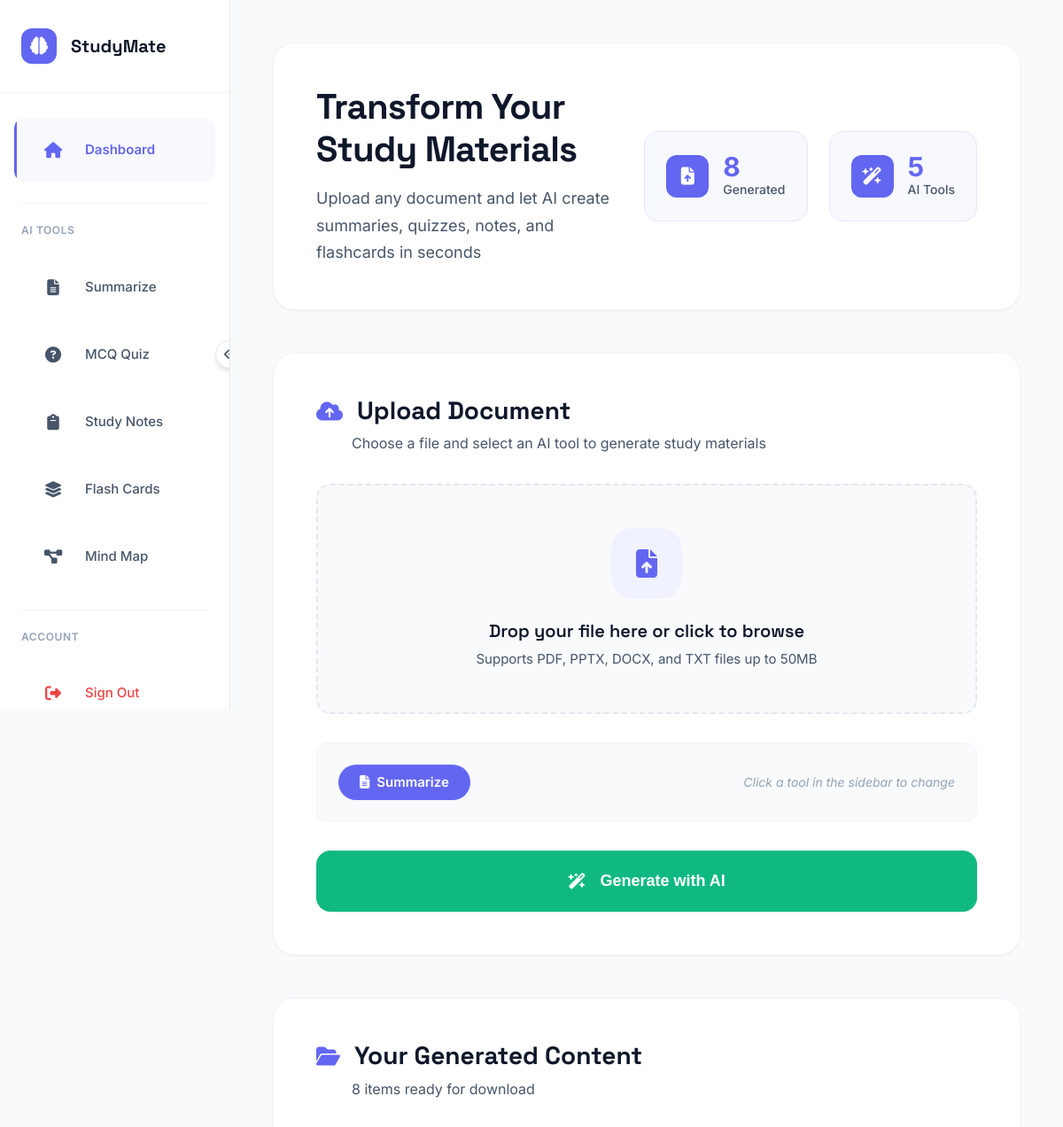
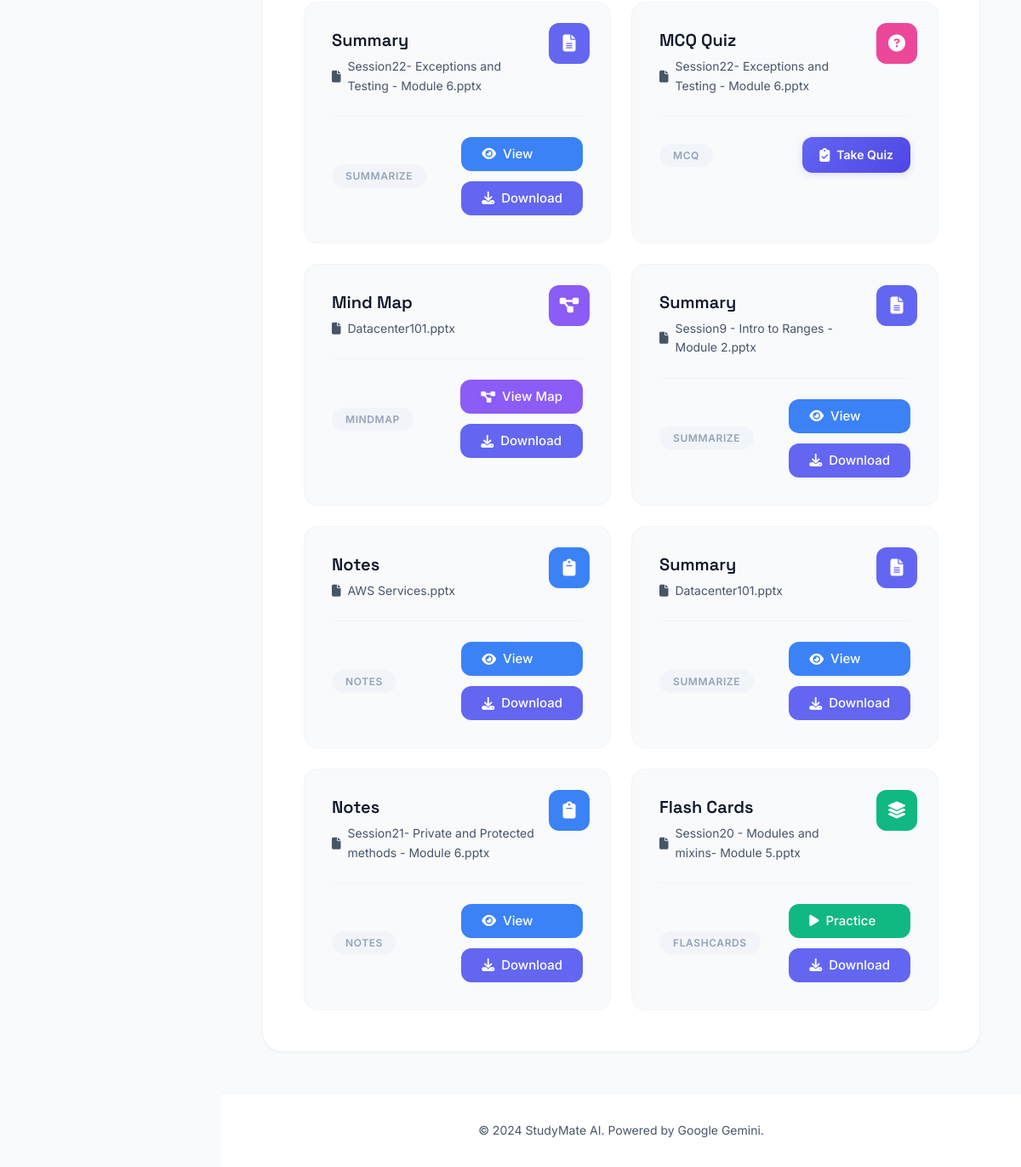
/dashboard (signed in), run on the app's committed database (2 pictures, top to bottom).
### tables this page shows
CREATE TABLE jobs(
        id INTEGER PRIMARY KEY AUTOINCREMENT,
        user_id INTEGER,
        title TEXT,
        s3_input_key TEXT,
        s3_output_key TEXT,
        kind TEXT
    );

### app.py (the view)
@app.route("/dashboard")
def dashboard():
    if "user_id" not in session:
        return redirect(url_for("signin"))
    db = get_db()
    items = db.execute(
        "SELECT id,title,kind,s3_output_key,s3_input_key FROM jobs WHERE user_id=? ORDER BY id DESC",
        (session["user_id"],)
    ).fetchall()
    items_with_filenames = []
    for item in items:
        original_filename = item[4].split('/')[-1] if item[4] else "Unknown File"
        items_with_filenames.append({
            'id': item[0],
            'title': item[1],
            'kind': item[2],
            's3_output_key': item[3],
            'original_filename': original_filename
        })
    return render_template("dashboard.html", title="Dashboard", items=items_with_filenames)

### app.py (called while the page is built)
def get_db():
    conn = sqlite3.connect("studymate.db")
    conn.execute("""CREATE TABLE IF NOT EXISTS users(
        id INTEGER PRIMARY KEY AUTOINCREMENT,
        email TEXT UNIQUE,
        password_hash TEXT
    )""")
    conn.execute("""CREATE TABLE IF NOT EXISTS jobs(
        id INTEGER PRIMARY KEY AUTOINCREMENT,
        user_id INTEGER,
        title TEXT,
        s3_input_key TEXT,
        s3_output_key TEXT,
        kind TEXT
    )""")
    return conn

### templates/dashboard.html (shortened to what this page needs)
{% extends "base.html" %}
{% block content %}
<div class="dashboard-container">
    <div class="hero-section">
        <div class="hero-content">
            <h1 class="hero-title">Transform Your Study Materials</h1>
            <p class="hero-subtitle">Upload any document and let AI create summaries, quizzes, notes, and flashcards in seconds</p>
        </div>
        <div class="hero-stats">
            <div class="stat-item">
                <div class="stat-icon">
                    <i class="fas fa-file-arrow-up"></i>
                </div>
                <div class="stat-content">
                    <div class="stat-number">{{ items|length }}</div>
                    <div class="stat-label">Generated</div>
                </div>
            </div>
            <div class="stat-item">
                <div class="stat-icon">
                    <i class="fas fa-wand-magic-sparkles"></i>
                </div>
                <div class="stat-content">
                    <div class="stat-number">5</div>
                    <div class="stat-label">AI Tools</div>
                </div>
            </div>
        </div>
    </div>
    <div class="upload-section">
        <div class="section-header">
            <div class="section-title">
                <i class="fas fa-cloud-arrow-up"></i>
                <h2>Upload Document</h2>
            </div>
            <p class="section-subtitle">Choose a file and select an AI tool to generate study materials</p>
        </div>
        <form method="post" action="{{ url_for('upload') }}" enctype="multipart/form-data" class="upload-form" id="uploadForm">
            <div class="file-upload-wrapper">
                <div class="file-upload-area" id="fileUploadArea">
                    <div class="upload-icon-wrapper">
                        <div class="upload-icon" id="uploadIcon">
                            <i class="fas fa-file-arrow-up"></i>
                        </div>
                    </div>
                    <div class="upload-text">
                        <h3>Drop your file here or click to browse</h3>
                        <p>Supports PDF, PPTX, DOCX, and TXT files up to 50MB</p>
                    </div>
                </div>
            </div>
            <div class="selected-tool-display" id="selectedToolDisplay">
                <div class="tool-badge">
                    <i class="fas fa-file-lines"></i>
                    <span>Summarize</span>
                </div>
                <span class="change-tool">Click a tool in the sidebar to change</span>
            </div>
            <button type="submit" class="btn-generate" id="btnGenerate">
                <span class="btn-content">
                    <i class="fas fa-wand-magic-sparkles"></i>
                    <span>Generate with AI</span>
                </span>
            </button>
        </form>
    </div>
    <div class="outputs-section">
        <div class="section-header">
            <div class="section-title">
                <i class="fas fa-folder-open"></i>
                <h2>Your Generated Content</h2>
            </div>
            {% if items %}
            <p class="section-subtitle">{{ items|length }} item{% if items|length != 1 %}s{% endif %} ready for download</p>
            {% endif %}
        </div>
        {% if items %}
            <div class="outputs-grid">
                {% for item in items %}
                <div class="output-card">
                    <div class="output-type-badge badge-{{ item.kind }}">
                        {% if item.kind == 'summarize' %}
                            <i class="fas fa-file-lines"></i>
                        {% elif item.kind == 'mcq' %}
                            <i class="fas fa-circle-question"></i>
                        {% elif item.kind == 'flashcards' %}
                            <i class="fas fa-layer-group"></i>
                        {% elif item.kind == 'mindmap' %}
                            <i class="fas fa-diagram-project"></i>
                        {% else %}
                            <i class="fas fa-clipboard"></i>
                        {% endif %}
                    </div>
                    <div class="output-header">
                        <h4>{{ item.title }}</h4>
                        <div class="output-meta">
                            <span class="output-filename">
                                <i class="fas fa-file"></i>
                                {{ item.original_filename }}
                            </span>
                        </div>
                    </div>
                    <div class="output-footer">
                        <span class="output-type-label">{{ item.kind.title() }}</span>
                        <div class="output-actions">
                            {% if item.kind == 'mcq' %}
                            <a href="{{ url_for('view_quiz', job_id=item.id) }}" class="btn-quiz-test">
                                <i class="fas fa-clipboard-check"></i>
                                <span>Take Quiz</span>
                            </a>
                            {% elif item.kind == 'flashcards' %}
                            <a href="{{ url_for('view_flashcards', job_id=item.id) }}" class="btn-practice">
                                <i class="fas fa-play"></i>
                                <span>Practice</span>
                            </a>
                            {% elif item.kind == 'mindmap' %}
                            <a href="{{ url_for('view_mindmap', job_id=item.id) }}" class="btn-mindmap">
                                <i class="fas fa-diagram-project"></i>
                                <span>View Map</span>
                            </a>
                            {% elif item.kind in ['summarize', 'notes'] %}
                            <a href="{{ url_for('view_pdf', job_id=item.id) }}" class="btn-view">
                                <i class="fas fa-eye"></i>
                                <span>View</span>
                            </a>
                            {% endif %}
                            {% if item.kind != 'mcq' %}
                            <a href="{{ url_for('download', job_id=item.id) }}" class="btn-download">
                                <i class="fas fa-download"></i>
                                <span>Download</span>
                            </a>
                            {% endif %}
                        </div>
                    </div>
                </div>
                {% endfor %}
            </div>
        {% endif %}
    </div>
</div>
{% endblock %}

### data on the page
jobs: title "Summary", original_filename "Session22- Exceptions and Testing - Module 6.pptx", kind "SUMMARIZE"
jobs: title "MCQ Quiz", original_filename "Session22- Exceptions and Testing - Module 6.pptx", kind "MCQ"
jobs: title "Mind Map", original_filename "Datacenter101.pptx", kind "MINDMAP"
jobs: title "Summary", original_filename "Session9 - Intro to Ranges - Module 2.pptx", kind "SUMMARIZE"
jobs: title "Notes", original_filename "AWS Services.pptx", kind "NOTES"
jobs: title "Summary", original_filename "Datacenter101.pptx", kind "SUMMARIZE"
jobs: title "Notes", original_filename "Session21- Private and Protected methods - Module 6.pptx", kind "NOTES"
jobs: title "Flash Cards", original_filename "Session20 - Modules and mixins- Module 5.pptx", kind "FLASHCARDS"

### other printed values
{{ items|length }} "8"
